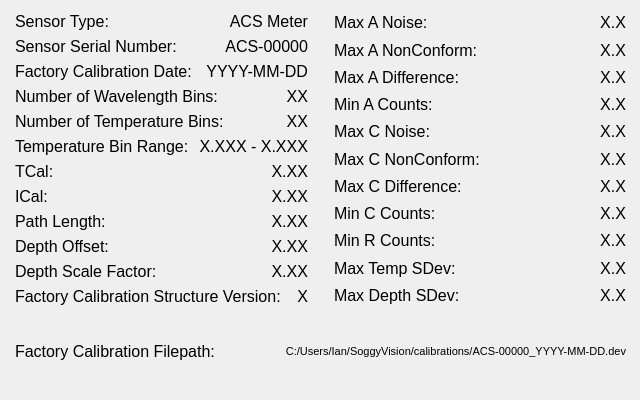
<?xml version="1.0" encoding="UTF-8"?>
<ui version="4.0">
 <class>SensorMetadataForm</class>
 <widget class="QWidget" name="SensorMetadataForm">
  <property name="geometry">
   <rect>
    <x>0</x>
    <y>0</y>
    <width>640</width>
    <height>400</height>
   </rect>
  </property>
  <property name="minimumSize">
   <size>
    <width>640</width>
    <height>400</height>
   </size>
  </property>
  <property name="windowTitle">
   <string>ACS Sensor Metada</string>
  </property>
  <widget class="QWidget" name="layoutWidget">
   <property name="geometry">
    <rect>
     <x>10</x>
     <y>12</y>
     <width>621</width>
     <height>379</height>
    </rect>
   </property>
   <layout class="QHBoxLayout" name="horizontalLayout_14">
    <item>
     <spacer name="horizontalSpacer">
      <property name="orientation">
       <enum>Qt::Horizontal</enum>
      </property>
      <property name="sizeType">
       <enum>QSizePolicy::Fixed</enum>
      </property>
      <property name="sizeHint" stdset="0">
       <size>
        <width>5</width>
        <height>20</height>
       </size>
      </property>
     </spacer>
    </item>
    <item>
     <layout class="QVBoxLayout" name="verticalLayout_3">
      <item>
       <layout class="QHBoxLayout" name="horizontalLayout_26">
        <item>
         <layout class="QVBoxLayout" name="verticalLayout">
          <item>
           <layout class="QHBoxLayout" name="horizontalLayout">
            <item>
             <widget class="QLabel" name="SensorTypeLabel">
              <property name="font">
               <font>
                <pointsize>12</pointsize>
               </font>
              </property>
              <property name="text">
               <string>Sensor Type:</string>
              </property>
              <property name="alignment">
               <set>Qt::AlignLeading|Qt::AlignLeft|Qt::AlignVCenter</set>
              </property>
             </widget>
            </item>
            <item>
             <widget class="QLabel" name="SensorType">
              <property name="font">
               <font>
                <pointsize>12</pointsize>
               </font>
              </property>
              <property name="text">
               <string>ACS Meter</string>
              </property>
              <property name="alignment">
               <set>Qt::AlignRight|Qt::AlignTrailing|Qt::AlignVCenter</set>
              </property>
             </widget>
            </item>
           </layout>
          </item>
          <item>
           <layout class="QHBoxLayout" name="horizontalLayout_2">
            <item>
             <widget class="QLabel" name="SNLabel">
              <property name="font">
               <font>
                <pointsize>12</pointsize>
               </font>
              </property>
              <property name="text">
               <string>Sensor Serial Number:</string>
              </property>
              <property name="alignment">
               <set>Qt::AlignLeading|Qt::AlignLeft|Qt::AlignVCenter</set>
              </property>
             </widget>
            </item>
            <item>
             <widget class="QLabel" name="SN">
              <property name="font">
               <font>
                <pointsize>12</pointsize>
               </font>
              </property>
              <property name="text">
               <string>ACS-00000</string>
              </property>
              <property name="alignment">
               <set>Qt::AlignRight|Qt::AlignTrailing|Qt::AlignVCenter</set>
              </property>
             </widget>
            </item>
           </layout>
          </item>
          <item>
           <layout class="QHBoxLayout" name="horizontalLayout_11">
            <item>
             <widget class="QLabel" name="CalDateLabel">
              <property name="font">
               <font>
                <pointsize>12</pointsize>
               </font>
              </property>
              <property name="text">
               <string>Factory Calibration Date:</string>
              </property>
              <property name="alignment">
               <set>Qt::AlignLeading|Qt::AlignLeft|Qt::AlignVCenter</set>
              </property>
             </widget>
            </item>
            <item>
             <widget class="QLabel" name="CalDate">
              <property name="font">
               <font>
                <pointsize>12</pointsize>
               </font>
              </property>
              <property name="text">
               <string>YYYY-MM-DD</string>
              </property>
              <property name="alignment">
               <set>Qt::AlignRight|Qt::AlignTrailing|Qt::AlignVCenter</set>
              </property>
             </widget>
            </item>
           </layout>
          </item>
          <item>
           <layout class="QHBoxLayout" name="horizontalLayout_10">
            <item>
             <widget class="QLabel" name="WBinsLabel">
              <property name="font">
               <font>
                <pointsize>12</pointsize>
               </font>
              </property>
              <property name="text">
               <string>Number of Wavelength Bins:</string>
              </property>
              <property name="alignment">
               <set>Qt::AlignLeading|Qt::AlignLeft|Qt::AlignVCenter</set>
              </property>
             </widget>
            </item>
            <item>
             <widget class="QLabel" name="WBins">
              <property name="font">
               <font>
                <pointsize>12</pointsize>
               </font>
              </property>
              <property name="text">
               <string>XX</string>
              </property>
              <property name="alignment">
               <set>Qt::AlignRight|Qt::AlignTrailing|Qt::AlignVCenter</set>
              </property>
             </widget>
            </item>
           </layout>
          </item>
          <item>
           <layout class="QHBoxLayout" name="horizontalLayout_9">
            <item>
             <widget class="QLabel" name="TBinsLabel">
              <property name="font">
               <font>
                <pointsize>12</pointsize>
               </font>
              </property>
              <property name="text">
               <string>Number of Temperature Bins:</string>
              </property>
              <property name="alignment">
               <set>Qt::AlignLeading|Qt::AlignLeft|Qt::AlignVCenter</set>
              </property>
             </widget>
            </item>
            <item>
             <widget class="QLabel" name="TBins">
              <property name="font">
               <font>
                <pointsize>12</pointsize>
               </font>
              </property>
              <property name="text">
               <string>XX</string>
              </property>
              <property name="alignment">
               <set>Qt::AlignRight|Qt::AlignTrailing|Qt::AlignVCenter</set>
              </property>
             </widget>
            </item>
           </layout>
          </item>
          <item>
           <layout class="QHBoxLayout" name="horizontalLayout_8">
            <item>
             <widget class="QLabel" name="TRangeLabel">
              <property name="font">
               <font>
                <pointsize>12</pointsize>
               </font>
              </property>
              <property name="text">
               <string>Temperature Bin Range:</string>
              </property>
              <property name="alignment">
               <set>Qt::AlignLeading|Qt::AlignLeft|Qt::AlignVCenter</set>
              </property>
             </widget>
            </item>
            <item>
             <widget class="QLabel" name="TRange">
              <property name="font">
               <font>
                <pointsize>12</pointsize>
               </font>
              </property>
              <property name="text">
               <string>X.XXX - X.XXX</string>
              </property>
              <property name="alignment">
               <set>Qt::AlignRight|Qt::AlignTrailing|Qt::AlignVCenter</set>
              </property>
             </widget>
            </item>
           </layout>
          </item>
          <item>
           <layout class="QHBoxLayout" name="horizontalLayout_7">
            <item>
             <widget class="QLabel" name="TCalLabel">
              <property name="font">
               <font>
                <pointsize>12</pointsize>
               </font>
              </property>
              <property name="text">
               <string>TCal:</string>
              </property>
              <property name="alignment">
               <set>Qt::AlignLeading|Qt::AlignLeft|Qt::AlignVCenter</set>
              </property>
             </widget>
            </item>
            <item>
             <widget class="QLabel" name="TCal">
              <property name="font">
               <font>
                <pointsize>12</pointsize>
               </font>
              </property>
              <property name="text">
               <string>X.XX</string>
              </property>
              <property name="alignment">
               <set>Qt::AlignRight|Qt::AlignTrailing|Qt::AlignVCenter</set>
              </property>
             </widget>
            </item>
           </layout>
          </item>
          <item>
           <layout class="QHBoxLayout" name="horizontalLayout_6">
            <item>
             <widget class="QLabel" name="ICalLabel">
              <property name="font">
               <font>
                <pointsize>12</pointsize>
               </font>
              </property>
              <property name="text">
               <string>ICal:</string>
              </property>
              <property name="alignment">
               <set>Qt::AlignLeading|Qt::AlignLeft|Qt::AlignVCenter</set>
              </property>
             </widget>
            </item>
            <item>
             <widget class="QLabel" name="ICal">
              <property name="font">
               <font>
                <pointsize>12</pointsize>
               </font>
              </property>
              <property name="text">
               <string>X.XX</string>
              </property>
              <property name="alignment">
               <set>Qt::AlignRight|Qt::AlignTrailing|Qt::AlignVCenter</set>
              </property>
             </widget>
            </item>
           </layout>
          </item>
          <item>
           <layout class="QHBoxLayout" name="horizontalLayout_5">
            <item>
             <widget class="QLabel" name="PathLengthLabel">
              <property name="font">
               <font>
                <pointsize>12</pointsize>
               </font>
              </property>
              <property name="text">
               <string>Path Length:</string>
              </property>
              <property name="alignment">
               <set>Qt::AlignLeading|Qt::AlignLeft|Qt::AlignVCenter</set>
              </property>
             </widget>
            </item>
            <item>
             <widget class="QLabel" name="PathLength">
              <property name="font">
               <font>
                <pointsize>12</pointsize>
               </font>
              </property>
              <property name="text">
               <string>X.XX</string>
              </property>
              <property name="alignment">
               <set>Qt::AlignRight|Qt::AlignTrailing|Qt::AlignVCenter</set>
              </property>
             </widget>
            </item>
           </layout>
          </item>
          <item>
           <layout class="QHBoxLayout" name="horizontalLayout_4">
            <item>
             <widget class="QLabel" name="DOffLabel">
              <property name="font">
               <font>
                <pointsize>12</pointsize>
               </font>
              </property>
              <property name="text">
               <string>Depth Offset:</string>
              </property>
              <property name="alignment">
               <set>Qt::AlignLeading|Qt::AlignLeft|Qt::AlignVCenter</set>
              </property>
             </widget>
            </item>
            <item>
             <widget class="QLabel" name="DOff">
              <property name="font">
               <font>
                <pointsize>12</pointsize>
               </font>
              </property>
              <property name="text">
               <string>X.XX</string>
              </property>
              <property name="alignment">
               <set>Qt::AlignRight|Qt::AlignTrailing|Qt::AlignVCenter</set>
              </property>
             </widget>
            </item>
           </layout>
          </item>
          <item>
           <layout class="QHBoxLayout" name="horizontalLayout_3">
            <item>
             <widget class="QLabel" name="DSFLabel">
              <property name="font">
               <font>
                <pointsize>12</pointsize>
               </font>
              </property>
              <property name="text">
               <string>Depth Scale Factor:</string>
              </property>
              <property name="alignment">
               <set>Qt::AlignLeading|Qt::AlignLeft|Qt::AlignVCenter</set>
              </property>
             </widget>
            </item>
            <item>
             <widget class="QLabel" name="DSF">
              <property name="font">
               <font>
                <pointsize>12</pointsize>
               </font>
              </property>
              <property name="text">
               <string>X.XX</string>
              </property>
              <property name="alignment">
               <set>Qt::AlignRight|Qt::AlignTrailing|Qt::AlignVCenter</set>
              </property>
             </widget>
            </item>
           </layout>
          </item>
          <item>
           <layout class="QHBoxLayout" name="horizontalLayout_15">
            <item>
             <widget class="QLabel" name="StructVerLabel">
              <property name="font">
               <font>
                <pointsize>12</pointsize>
               </font>
              </property>
              <property name="text">
               <string>Factory Calibration Structure Version:</string>
              </property>
              <property name="alignment">
               <set>Qt::AlignLeading|Qt::AlignLeft|Qt::AlignVCenter</set>
              </property>
             </widget>
            </item>
            <item>
             <widget class="QLabel" name="StructVer">
              <property name="font">
               <font>
                <pointsize>12</pointsize>
               </font>
              </property>
              <property name="text">
               <string>X</string>
              </property>
              <property name="alignment">
               <set>Qt::AlignRight|Qt::AlignTrailing|Qt::AlignVCenter</set>
              </property>
             </widget>
            </item>
           </layout>
          </item>
         </layout>
        </item>
        <item>
         <spacer name="horizontalSpacer_3">
          <property name="orientation">
           <enum>Qt::Horizontal</enum>
          </property>
          <property name="sizeType">
           <enum>QSizePolicy::Fixed</enum>
          </property>
          <property name="sizeHint" stdset="0">
           <size>
            <width>20</width>
            <height>20</height>
           </size>
          </property>
         </spacer>
        </item>
        <item>
         <layout class="QVBoxLayout" name="verticalLayout_2">
          <item>
           <layout class="QHBoxLayout" name="horizontalLayout_12">
            <item>
             <widget class="QLabel" name="label_39">
              <property name="font">
               <font>
                <pointsize>12</pointsize>
               </font>
              </property>
              <property name="text">
               <string>Max A Noise:</string>
              </property>
              <property name="alignment">
               <set>Qt::AlignLeading|Qt::AlignLeft|Qt::AlignVCenter</set>
              </property>
             </widget>
            </item>
            <item>
             <widget class="QLabel" name="ANoise">
              <property name="font">
               <font>
                <pointsize>12</pointsize>
               </font>
              </property>
              <property name="text">
               <string>X.X</string>
              </property>
              <property name="alignment">
               <set>Qt::AlignRight|Qt::AlignTrailing|Qt::AlignVCenter</set>
              </property>
             </widget>
            </item>
           </layout>
          </item>
          <item>
           <layout class="QHBoxLayout" name="horizontalLayout_16">
            <item>
             <widget class="QLabel" name="label_35">
              <property name="font">
               <font>
                <pointsize>12</pointsize>
               </font>
              </property>
              <property name="text">
               <string>Max A NonConform:</string>
              </property>
              <property name="alignment">
               <set>Qt::AlignLeading|Qt::AlignLeft|Qt::AlignVCenter</set>
              </property>
             </widget>
            </item>
            <item>
             <widget class="QLabel" name="ANonConform">
              <property name="font">
               <font>
                <pointsize>12</pointsize>
               </font>
              </property>
              <property name="text">
               <string>X.X</string>
              </property>
              <property name="alignment">
               <set>Qt::AlignRight|Qt::AlignTrailing|Qt::AlignVCenter</set>
              </property>
             </widget>
            </item>
           </layout>
          </item>
          <item>
           <layout class="QHBoxLayout" name="horizontalLayout_17">
            <item>
             <widget class="QLabel" name="label_33">
              <property name="font">
               <font>
                <pointsize>12</pointsize>
               </font>
              </property>
              <property name="text">
               <string>Max A Difference:</string>
              </property>
              <property name="alignment">
               <set>Qt::AlignLeading|Qt::AlignLeft|Qt::AlignVCenter</set>
              </property>
             </widget>
            </item>
            <item>
             <widget class="QLabel" name="ADiff">
              <property name="font">
               <font>
                <pointsize>12</pointsize>
               </font>
              </property>
              <property name="text">
               <string>X.X</string>
              </property>
              <property name="alignment">
               <set>Qt::AlignRight|Qt::AlignTrailing|Qt::AlignVCenter</set>
              </property>
             </widget>
            </item>
           </layout>
          </item>
          <item>
           <layout class="QHBoxLayout" name="horizontalLayout_18">
            <item>
             <widget class="QLabel" name="label_43">
              <property name="font">
               <font>
                <pointsize>12</pointsize>
               </font>
              </property>
              <property name="text">
               <string>Min A Counts:</string>
              </property>
              <property name="alignment">
               <set>Qt::AlignLeading|Qt::AlignLeft|Qt::AlignVCenter</set>
              </property>
             </widget>
            </item>
            <item>
             <widget class="QLabel" name="ACounts">
              <property name="font">
               <font>
                <pointsize>12</pointsize>
               </font>
              </property>
              <property name="text">
               <string>X.X</string>
              </property>
              <property name="alignment">
               <set>Qt::AlignRight|Qt::AlignTrailing|Qt::AlignVCenter</set>
              </property>
             </widget>
            </item>
           </layout>
          </item>
          <item>
           <layout class="QHBoxLayout" name="horizontalLayout_19">
            <item>
             <widget class="QLabel" name="label_37">
              <property name="font">
               <font>
                <pointsize>12</pointsize>
               </font>
              </property>
              <property name="text">
               <string>Max C Noise:</string>
              </property>
              <property name="alignment">
               <set>Qt::AlignLeading|Qt::AlignLeft|Qt::AlignVCenter</set>
              </property>
             </widget>
            </item>
            <item>
             <widget class="QLabel" name="CNoise">
              <property name="font">
               <font>
                <pointsize>12</pointsize>
               </font>
              </property>
              <property name="text">
               <string>X.X</string>
              </property>
              <property name="alignment">
               <set>Qt::AlignRight|Qt::AlignTrailing|Qt::AlignVCenter</set>
              </property>
             </widget>
            </item>
           </layout>
          </item>
          <item>
           <layout class="QHBoxLayout" name="horizontalLayout_20">
            <item>
             <widget class="QLabel" name="label_51">
              <property name="font">
               <font>
                <pointsize>12</pointsize>
               </font>
              </property>
              <property name="text">
               <string>Max C NonConform:</string>
              </property>
              <property name="alignment">
               <set>Qt::AlignLeading|Qt::AlignLeft|Qt::AlignVCenter</set>
              </property>
             </widget>
            </item>
            <item>
             <widget class="QLabel" name="CNonConform">
              <property name="font">
               <font>
                <pointsize>12</pointsize>
               </font>
              </property>
              <property name="text">
               <string>X.X</string>
              </property>
              <property name="alignment">
               <set>Qt::AlignRight|Qt::AlignTrailing|Qt::AlignVCenter</set>
              </property>
             </widget>
            </item>
           </layout>
          </item>
          <item>
           <layout class="QHBoxLayout" name="horizontalLayout_21">
            <item>
             <widget class="QLabel" name="label_41">
              <property name="font">
               <font>
                <pointsize>12</pointsize>
               </font>
              </property>
              <property name="text">
               <string>Max C Difference:</string>
              </property>
              <property name="alignment">
               <set>Qt::AlignLeading|Qt::AlignLeft|Qt::AlignVCenter</set>
              </property>
             </widget>
            </item>
            <item>
             <widget class="QLabel" name="CDiff">
              <property name="font">
               <font>
                <pointsize>12</pointsize>
               </font>
              </property>
              <property name="text">
               <string>X.X</string>
              </property>
              <property name="alignment">
               <set>Qt::AlignRight|Qt::AlignTrailing|Qt::AlignVCenter</set>
              </property>
             </widget>
            </item>
           </layout>
          </item>
          <item>
           <layout class="QHBoxLayout" name="horizontalLayout_22">
            <item>
             <widget class="QLabel" name="label_45">
              <property name="font">
               <font>
                <pointsize>12</pointsize>
               </font>
              </property>
              <property name="text">
               <string>Min C Counts:</string>
              </property>
              <property name="alignment">
               <set>Qt::AlignLeading|Qt::AlignLeft|Qt::AlignVCenter</set>
              </property>
             </widget>
            </item>
            <item>
             <widget class="QLabel" name="CCounts">
              <property name="font">
               <font>
                <pointsize>12</pointsize>
               </font>
              </property>
              <property name="text">
               <string>X.X</string>
              </property>
              <property name="alignment">
               <set>Qt::AlignRight|Qt::AlignTrailing|Qt::AlignVCenter</set>
              </property>
             </widget>
            </item>
           </layout>
          </item>
          <item>
           <layout class="QHBoxLayout" name="horizontalLayout_23">
            <item>
             <widget class="QLabel" name="label_47">
              <property name="font">
               <font>
                <pointsize>12</pointsize>
               </font>
              </property>
              <property name="text">
               <string>Min R Counts:</string>
              </property>
              <property name="alignment">
               <set>Qt::AlignLeading|Qt::AlignLeft|Qt::AlignVCenter</set>
              </property>
             </widget>
            </item>
            <item>
             <widget class="QLabel" name="RCounts">
              <property name="font">
               <font>
                <pointsize>12</pointsize>
               </font>
              </property>
              <property name="text">
               <string>X.X</string>
              </property>
              <property name="alignment">
               <set>Qt::AlignRight|Qt::AlignTrailing|Qt::AlignVCenter</set>
              </property>
             </widget>
            </item>
           </layout>
          </item>
          <item>
           <layout class="QHBoxLayout" name="horizontalLayout_24">
            <item>
             <widget class="QLabel" name="TSDevLabel">
              <property name="font">
               <font>
                <pointsize>12</pointsize>
               </font>
              </property>
              <property name="text">
               <string>Max Temp SDev:</string>
              </property>
              <property name="alignment">
               <set>Qt::AlignLeading|Qt::AlignLeft|Qt::AlignVCenter</set>
              </property>
             </widget>
            </item>
            <item>
             <widget class="QLabel" name="TSDev">
              <property name="font">
               <font>
                <pointsize>12</pointsize>
               </font>
              </property>
              <property name="text">
               <string>X.X</string>
              </property>
              <property name="alignment">
               <set>Qt::AlignRight|Qt::AlignTrailing|Qt::AlignVCenter</set>
              </property>
             </widget>
            </item>
           </layout>
          </item>
          <item>
           <layout class="QHBoxLayout" name="horizontalLayout_25">
            <item>
             <widget class="QLabel" name="DSDevLabel">
              <property name="font">
               <font>
                <pointsize>12</pointsize>
               </font>
              </property>
              <property name="text">
               <string>Max Depth SDev:</string>
              </property>
              <property name="alignment">
               <set>Qt::AlignLeading|Qt::AlignLeft|Qt::AlignVCenter</set>
              </property>
             </widget>
            </item>
            <item>
             <widget class="QLabel" name="DSDev">
              <property name="font">
               <font>
                <pointsize>12</pointsize>
               </font>
              </property>
              <property name="text">
               <string>X.X</string>
              </property>
              <property name="alignment">
               <set>Qt::AlignRight|Qt::AlignTrailing|Qt::AlignVCenter</set>
              </property>
             </widget>
            </item>
           </layout>
          </item>
         </layout>
        </item>
       </layout>
      </item>
      <item>
       <layout class="QHBoxLayout" name="horizontalLayout_13">
        <item>
         <widget class="QLabel" name="label_25">
          <property name="font">
           <font>
            <pointsize>12</pointsize>
           </font>
          </property>
          <property name="text">
           <string>Factory Calibration Filepath:</string>
          </property>
          <property name="alignment">
           <set>Qt::AlignLeading|Qt::AlignLeft|Qt::AlignVCenter</set>
          </property>
         </widget>
        </item>
        <item>
         <widget class="QLabel" name="Filepath">
          <property name="font">
           <font>
            <pointsize>8</pointsize>
           </font>
          </property>
          <property name="text">
           <string>C:/Users/Ian/SoggyVision/calibrations/ACS-00000_YYYY-MM-DD.dev</string>
          </property>
          <property name="alignment">
           <set>Qt::AlignRight|Qt::AlignTrailing|Qt::AlignVCenter</set>
          </property>
         </widget>
        </item>
       </layout>
      </item>
     </layout>
    </item>
    <item>
     <spacer name="horizontalSpacer_2">
      <property name="orientation">
       <enum>Qt::Horizontal</enum>
      </property>
      <property name="sizeType">
       <enum>QSizePolicy::Fixed</enum>
      </property>
      <property name="sizeHint" stdset="0">
       <size>
        <width>5</width>
        <height>20</height>
       </size>
      </property>
     </spacer>
    </item>
   </layout>
  </widget>
 </widget>
 <resources/>
 <connections/>
</ui>
